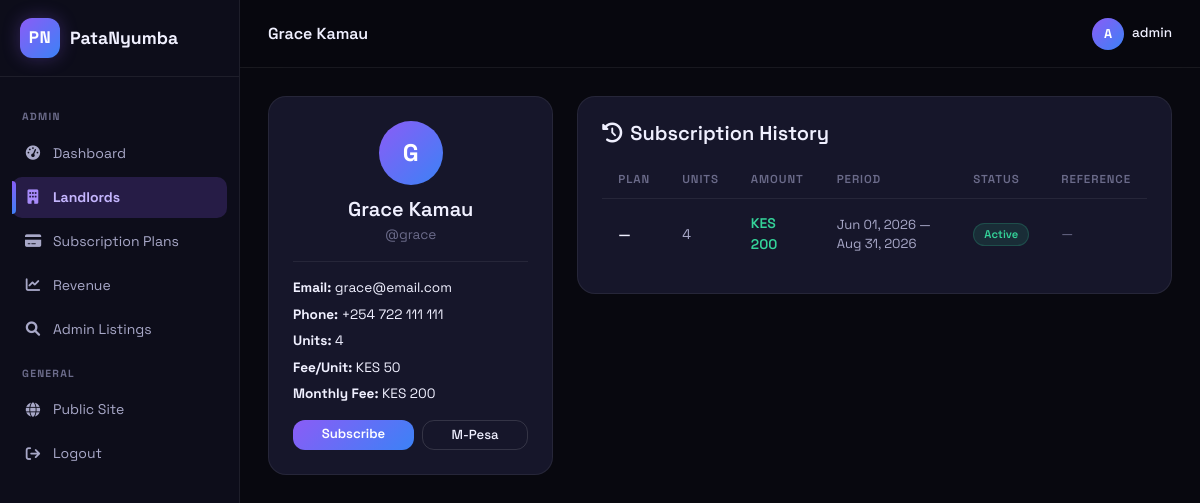
The page /accounts/admin/landlords/4/ (signed in) on the database as committed earlier.
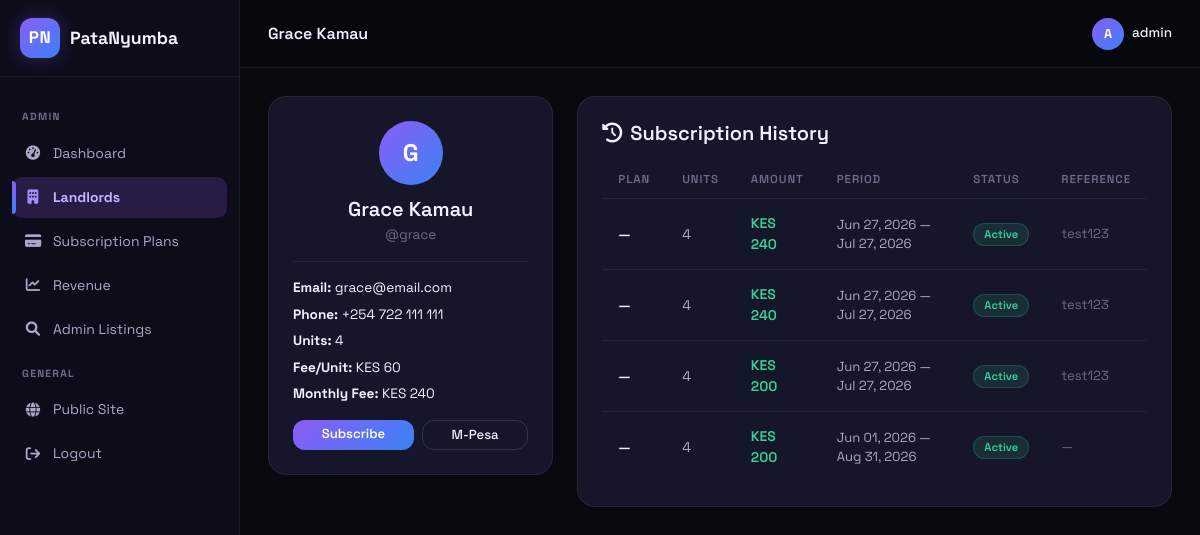
The same page on the database as committed later.
### accounts/models.py (models this page shows, shortened)
class Profile(models.Model):
    ROLE_CHOICES = (
        ('admin', 'Admin'),
        ('landlord', 'Landlord'),
        ('tenant', 'Tenant'),
    )
    user = models.OneToOneField(User, on_delete=models.CASCADE, related_name='profile')
    role = models.CharField(max_length=20, choices=ROLE_CHOICES, default='landlord')
    phone = models.CharField(max_length=20, blank=True)
    id_number = models.CharField(max_length=20, blank=True,
        help_text='National ID number — used as unique identifier for M-Pesa payments')
    avatar = models.ImageField(upload_to='avatars/', blank=True)
    fee_per_unit = models.DecimalField(max_digits=8, decimal_places=2, default=50.00,
        help_text='Monthly platform fee per unit for this landlord (KES). Set 0 for free.')
    trial_started_at = models.DateTimeField(null=True, blank=True, help_text='When the free trial started')
    mpesa_consumer_key = models.CharField(max_length=200, blank=True, help_text='Your M-Pesa Consumer Key (Daraja API)')
    mpesa_consumer_secret = models.CharField(max_length=200, blank=True, help_text='Your M-Pesa Consumer Secret')
    mpesa_passkey = models.CharField(max_length=200, blank=True, help_text='Your M-Pesa Passkey')
    mpesa_shortcode = models.CharField(max_length=20, blank=True, help_text='Your M-Pesa Shortcode / Paybill (for STK Push)')
    c2b_shortcode = models.CharField(max_length=20, blank=True, help_text='Your C2B Paybill number (for receiving M-Pesa payments). Different from STK Push shortcode.')
    mpesa_callback_url = models.CharField(max_length=500, blank=True, help_text='Override M-Pesa callback URL (e.g., ngrok URL) for this landlord')
    c2b_confirmation_url = models.CharField(max_length=500, blank=True, help_text='C2B Confirmation URL (public URL M-Pesa will call). Leave blank to auto-derive.')
    c2b_validation_url = models.CharField(max_length=500, blank=True, help_text='C2B Validation URL (public URL M-Pesa will call). Leave blank to auto-derive.')
    c2b_registered = models.BooleanField(default=False, help_text='Whether C2B URLs are registered for this landlord')
    b2c_initiator_name = models.CharField(max_length=100, blank=True, help_text='B2C API initiator username (set up in your paybill)')
    b2c_initiator_password = models.CharField(max_length=200, blank=True, help_text='B2C API initiator password')
    b2c_shortcode = models.CharField(max_length=20, blank=True, help_text='B2C Party A — your paybill that sends commission payments')
    b2c_callback_base_url = models.CharField(max_length=500, blank=True, help_text='Public URL base for B2C callbacks (e.g. https://yourdomain.com). Leave blank to use C2B confirmation URL.')
    created_at = models.DateTimeField(auto_now_add=True)

class LandlordSubscription(models.Model):
    STATUS_CHOICES = (
        ('active', 'Active'),
        ('expired', 'Expired'),
        ('cancelled', 'Cancelled'),
    )
    landlord = models.ForeignKey(User, on_delete=models.CASCADE, related_name='subscriptions')
    plan = models.ForeignKey(SubscriptionPlan, on_delete=models.SET_NULL, null=True, blank=True, related_name='subscriptions')
    unit_count = models.PositiveIntegerField(default=0)
    amount = models.DecimalField(max_digits=10, decimal_places=2, default=0,
        help_text='Total fee = unit_count × fee_per_unit at time of creation')
    start_date = models.DateField()
    end_date = models.DateField()
    status = models.CharField(max_length=20, choices=STATUS_CHOICES, default='active')
    payment_reference = models.CharField(max_length=100, blank=True)
    notes = models.TextField(blank=True)
    created_at = models.DateTimeField(auto_now_add=True)
    class Meta:
        ordering = ['-created_at']

### accounts/views.py (the view)
# urls.py: path('admin/landlords/<int:landlord_id>/', views.admin_landlord_detail, name='admin_landlord_detail'),
@login_required
def admin_landlord_detail(request, landlord_id):
    if request.user.profile.role != 'admin':
        messages.error(request, 'Admin access required.')
        return redirect('website:home')
    landlord = get_object_or_404(User, pk=landlord_id, profile__role='landlord')
    subs = LandlordSubscription.objects.filter(landlord=landlord).select_related('plan').order_by('-created_at')
    unit_count = Unit.objects.filter(property__owner=landlord).count()
    fee = get_fee_per_unit(landlord)
    monthly_fee = unit_count * fee
    trial_info = landlord_trial_info(landlord)
    return render(request, 'accounts/admin_landlord_detail.html', {
        'landlord': landlord, 'subscriptions': subs,
        'unit_count': unit_count, 'fee': fee, 'monthly_fee': monthly_fee,
        'trial_info': trial_info, 'active_tab': 'landlords',
    })

### accounts/models.py (called while the page is built, shortened)
def get_trial_end(user):
    if user.profile.role != 'landlord':
        return None
    if user.profile.fee_per_unit is not None and user.profile.fee_per_unit == 0:
        return None
    if not user.profile.trial_started_at:
        return None
    cfg, _ = PlatformConfig.objects.get_or_create(pk=1, defaults={'fee_per_unit': 50.00, 'trial_days': 14})
    return user.profile.trial_started_at.date() + timedelta(days=cfg.trial_days)

def landlord_trial_info(user):
    if user.profile.role != 'landlord':
        return None
    if user.profile.fee_per_unit is not None and user.profile.fee_per_unit == 0:
        return None
    if not user.profile.trial_started_at:
        return None
    trial_end = get_trial_end(user)
    if not trial_end:
        return None
    today = date.today()
    remaining = (trial_end - today).days
    if remaining < 0:
        return None

def get_fee_per_unit(landlord=None):
    if landlord and hasattr(landlord, 'profile') and landlord.profile.fee_per_unit is not None:
        return landlord.profile.fee_per_unit
    cfg, _ = PlatformConfig.objects.get_or_create(pk=1, defaults={'fee_per_unit': 50.00})
    return cfg.fee_per_unit

### templates/accounts/admin_landlord_detail.html (shortened to what this page needs)
{% extends 'accounts/admin_base.html' %}
{% block admin_title %}{{ landlord.get_full_name|default:landlord.username }}{% endblock %}
{% block admin_content %}
<div class="row g-4">
    <div class="col-lg-4">
        <div class="gc p-4">
            <div class="db-avatar" style="width:64px;height:64px;font-size:1.5rem;margin:0 auto 12px">{{ landlord.username|first|upper }}</div>
            <h5 class="text-center fw-semibold mb-1">{{ landlord.get_full_name|default:landlord.username }}</h5>
            <p class="text-center" style="color:var(--tx3);font-size:.85rem">@{{ landlord.username }}</p>
            <div style="border-top:1px solid var(--bd);padding-top:16px;margin-top:8px">
                <p style="font-size:.85rem;margin-bottom:6px"><strong style="color:var(--tx)">Email:</strong> {{ landlord.email|default:'—' }}</p>
                <p style="font-size:.85rem;margin-bottom:6px"><strong style="color:var(--tx)">Phone:</strong> {{ landlord.profile.phone|default:'—' }}</p>
                <p style="font-size:.85rem;margin-bottom:6px"><strong style="color:var(--tx)">Units:</strong> {{ unit_count }}</p>
                <p style="font-size:.85rem;margin-bottom:6px"><strong style="color:var(--tx)">Fee/Unit:</strong> KES {{ fee|floatformat:0 }}</p>
                <p style="font-size:.85rem;margin-bottom:6px"><strong style="color:var(--tx)">Monthly Fee:</strong> KES {{ monthly_fee|floatformat:0 }}</p>
            </div>
            <div class="d-flex gap-2 mt-3">
                <a href="{% url 'accounts:admin_assign_sub' landlord.id %}" class="bgrd btn py-1 px-3 flex-fill" style="font-size:.82rem">Subscribe</a>
                <a href="{% url 'accounts:admin_landlord_mpesa' landlord.id %}" class="boc btn py-1 px-3 flex-fill" style="font-size:.82rem">M-Pesa</a>
            </div>
        </div>
    </div>
    <div class="col-lg-8">
        <div class="gc p-4">
            <h5 class="fw-semibold mb-3"><i class="fa-solid fa-clock-rotate-left me-2"></i>Subscription History</h5>
            {% if subscriptions %}
            <div class="table-responsive">
                <table class="db-table">
                    <thead><tr><th>Plan</th><th>Units</th><th>Amount</th><th>Period</th><th>Status</th><th>Reference</th></tr></thead>
                    <tbody>
                        {% for s in subscriptions %}
                        <tr>
                            <td style="font-weight:600;color:var(--tx)">{{ s.plan.name|default:'—' }}</td>
                            <td>{{ s.unit_count }}</td>
                            <td style="font-weight:600;color:#34d399">KES {{ s.amount|floatformat:0 }}</td>
                            <td style="font-size:.82rem;color:var(--tx2)">{{ s.start_date|date:'M d, Y' }} — {{ s.end_date|date:'M d, Y' }}</td>
                            <td>{% if s.status == 'active' %}<span class="badge-vacant">Active</span>{% elif s.status == 'expired' %}<span class="badge-occupied">Expired</span>{% else %}<span class="ftag">{{ s.get_status_display }}</span>{% endif %}</td>
                            <td style="font-size:.82rem;color:var(--tx3)">{{ s.payment_reference|default:'—' }}</td>
                        </tr>
                        {% endfor %}
                    </tbody>
                </table>
            </div>
            {% else %}
            <p style="color:var(--tx3);text-align:center;padding:30px 0">No subscriptions yet.</p>
            {% endif %}
        </div>
    </div>
</div>
{% endblock %}

Rows that differ between the two databases and show on the page:
changed Profile: fee_per_unit "50" → "60"
added LandlordSubscription: plan.name "—", unit_count "4", amount "240", start_date "Jun 27, 2026", end_date "Jul 27, 2026", status "Active", payment_reference "test123"
added LandlordSubscription: plan.name "—", unit_count "4", amount "240", start_date "Jun 27, 2026", end_date "Jul 27, 2026", status "Active", payment_reference "test123"
added LandlordSubscription: plan.name "—", unit_count "4", amount "200", start_date "Jun 27, 2026", end_date "Jul 27, 2026", status "Active", payment_reference "test123"
Other text that changed with them:
{{ monthly_fee|floatformat:0 }}: "200" → "240"
